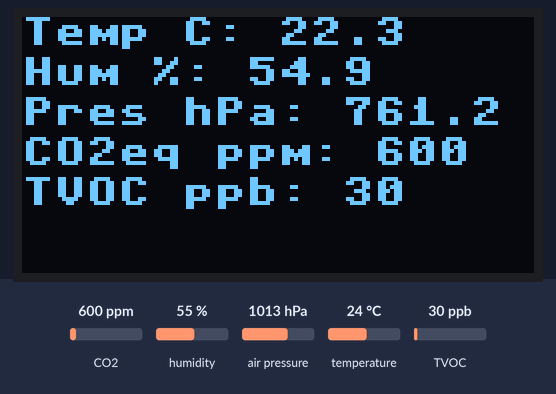
A program run on a simulated ESP32 board running MicroPython. On the bench: 128×64 one-colour display. The test bench sets the inputs (shaded band); at power-on: CO2 600 ppm, humidity 55 %, air pressure 1013 hPa, temperature 24 °C, TVOC 30 ppb. Library files of the repository ran but are not shown: BME280.py, adafruit_sgp30.py, ssd1306.py; what the program prints to the serial console is not drawn.

Above: at 1.2 s.
1.3 s: CO2 set to 452 ppm
At 3.5 s:
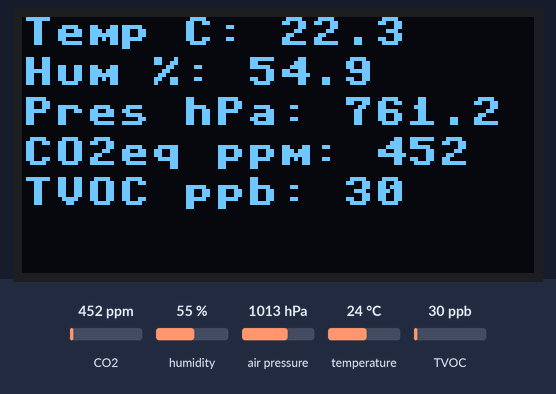
3.8 s: humidity set to 22 %
At 5.0 s:
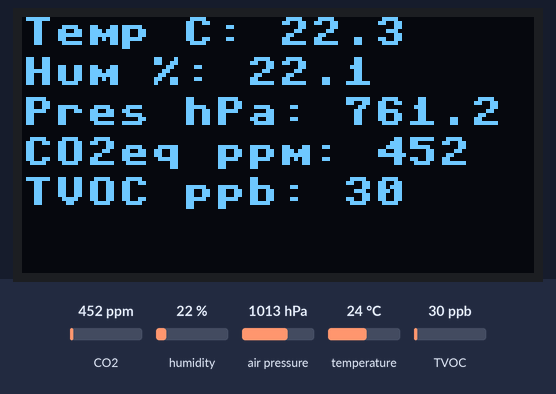
6.0 s: air pressure set to 952 hPa
At 7.6 s:
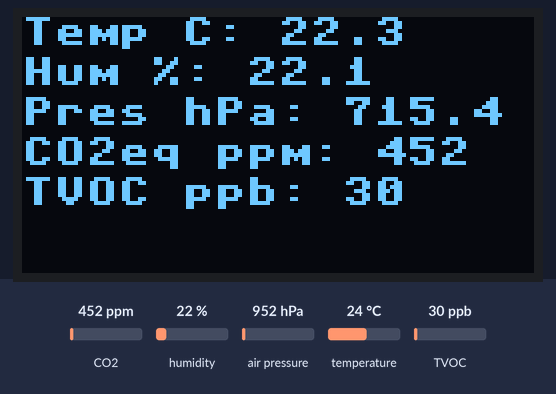
8.2 s: temperature set to 12 °C
At 10.1 s:
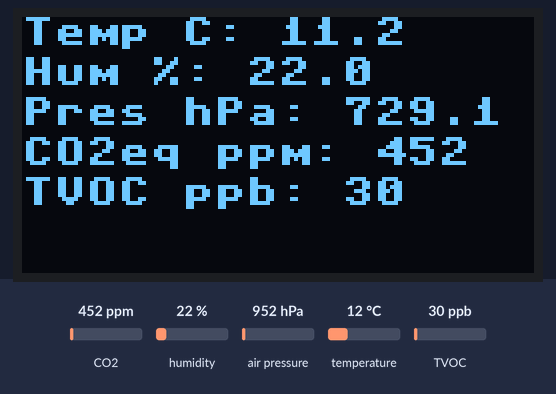
10.4 s: TVOC set to 20 ppb
Timing chart, 0 to 13.4 s (numbered marks = the images above; inputs shaded):
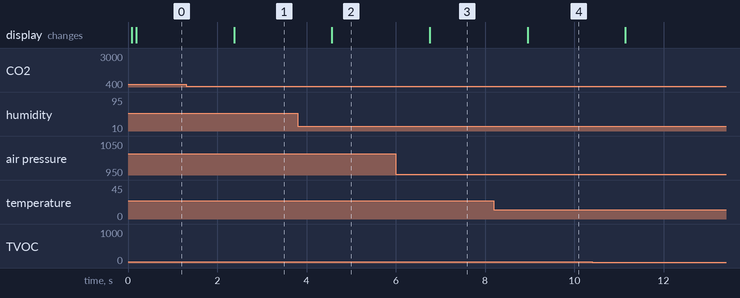

The program:

bme280test.py
```python
# Complete project details at https://RandomNerdTutorials.com

from machine import Pin, I2C
from time import sleep
import BME280
import adafruit_sgp30
import ssd1306

# ESP32 - Pin assignment
i2c = I2C(1, scl=Pin(39), sda=Pin(40), freq=400000)
sgp30 = adafruit_sgp30.Adafruit_SGP30(i2c)
bme = BME280.BME280(i2c=i2c)
display = ssd1306.SSD1306_I2C(128, 64, i2c)
display.text('Hello, World!', 0, 0, 1)
display.show()
while True:

  tempC = bme.temperatureD
  humC = bme.humidityD
  presC = bme.pressureD
  co2eq, tvoc = sgp30.iaq_measure()
  print('Temperature °C: ', tempC)
  print('Humidity %: ', humC)
  print('Pressure hPa: ', presC)
  print("CO2eq ppm", co2eq)
  print("TVOC ppb", tvoc)
  print(' ')
  tempC_str = str(tempC)
  humC_str = str(humC)
  presC_str = str(presC)
  co2eq_str = str(co2eq)
  tvoc_str = str(tvoc)
  display.fill(0)
  display.text('Temp C: ' + tempC_str, 0, 0, 1)
  display.text('Hum %: ' + humC_str, 0, 10, 1)
  display.text('Pres hPa: ' + presC_str, 0, 20, 1)
  display.text('CO2eq ppm: ' + co2eq_str, 0, 30, 1)
  display.text('TVOC ppb: ' + tvoc_str, 0, 40, 1)
  display.show()
  sleep(1)
```

Measured:
- after the input at 1.3 s, the display: changes after 1.1 s (image 1)
- after the input at 3.8 s, the display: changes after 0.77 s (image 2)
- after the input at 6.0 s, the display: changes after 0.76 s (image 3)
- after the input at 8.2 s, the display: changes after 0.75 s (image 4)
